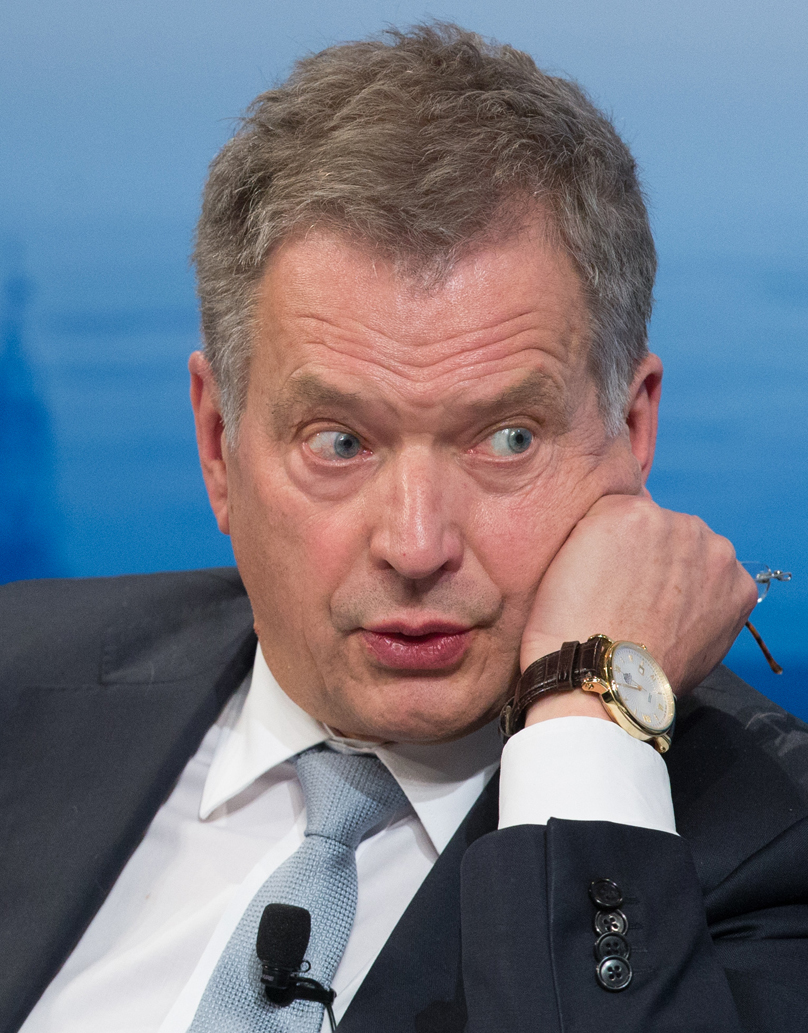
#> input picture demo4/kuva4.jpg, 808 x 1033 px
$ python kasvontunnistus.py
#> lines starting #> are read from the running program, lines starting #| are printed output that depends on the picture; after the words box and inside, x2 and y2 are one past the last pixel; in counts of white or black regions, pixels touching at a corner belong together
import numpy as np
import cv2
from matplotlib import pyplot as plt
#lähde: opencv-python-tutroals.readthedocs.io
face_cascade = cv2.CascadeClassifier('haarcascade_frontalface_default.xml')
eye_cascade = cv2.CascadeClassifier('haarcascade_eye.xml')

img = cv2.imread('kuva4.jpg')
#> img is the input picture: shape (1033, 808, 3); mean B, G, R 129.2, 117, 114.1
gray = cv2.cvtColor(img, cv2.COLOR_BGR2GRAY)
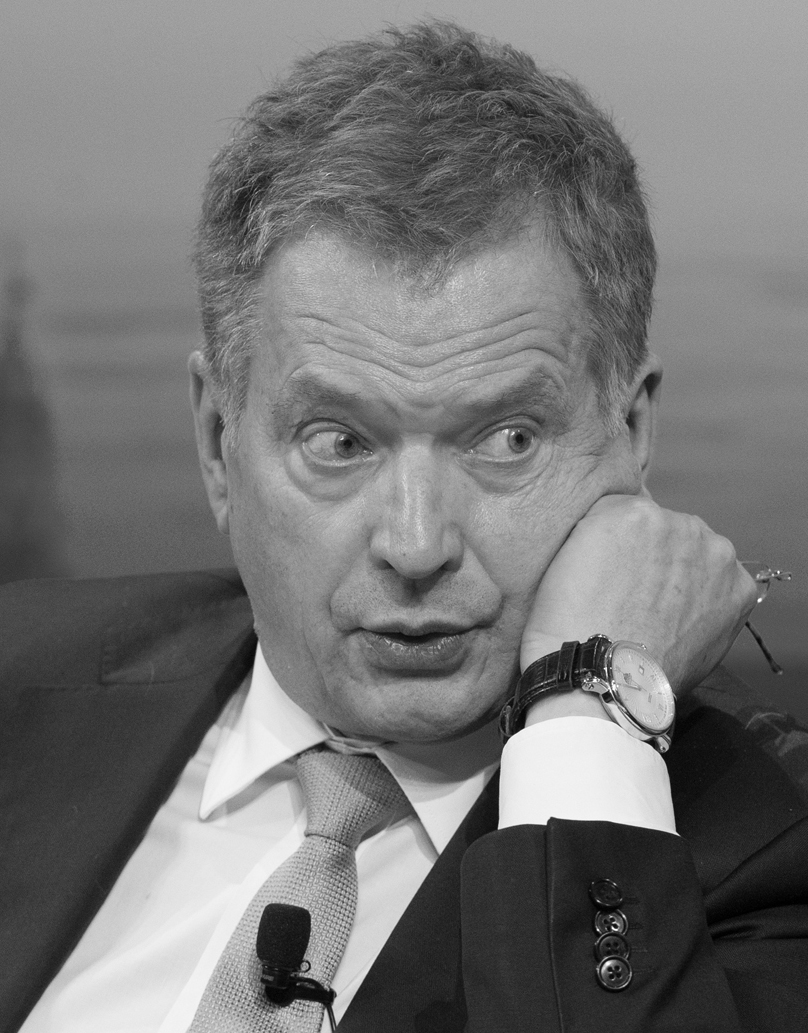
#> gray: shape (1033, 808); min 0, max 255, mean 117.6

faces = face_cascade.detectMultiScale(gray, 1.3, 5)
#> faces = [[186, 266, 459, 459]]
for (x,y,w,h) in faces:
    img = cv2.rectangle(img,(x,y),(x+w,y+h),(255,0,0),2)
    roi_gray = gray[y:y+h, x:x+w]
    roi_color = img[y:y+h, x:x+w]
    eyes = eye_cascade.detectMultiScale(roi_gray)
    for (ex,ey,ew,eh) in eyes:
        cv2.rectangle(roi_color,(ex,ey),(ex+ew,ey+eh),(0,255,0),2)
#> this loop made 1 pass
#> (x, y, w, h, eyes) on pass 1: (186, 266, 459, 459, [[273, 116, 108, 108], [88, 104, 131, 131]])
#> pass 1, `img = cv2.rectangle(img,(x,y),(x+w,y+h),(255,0,0),2)`:
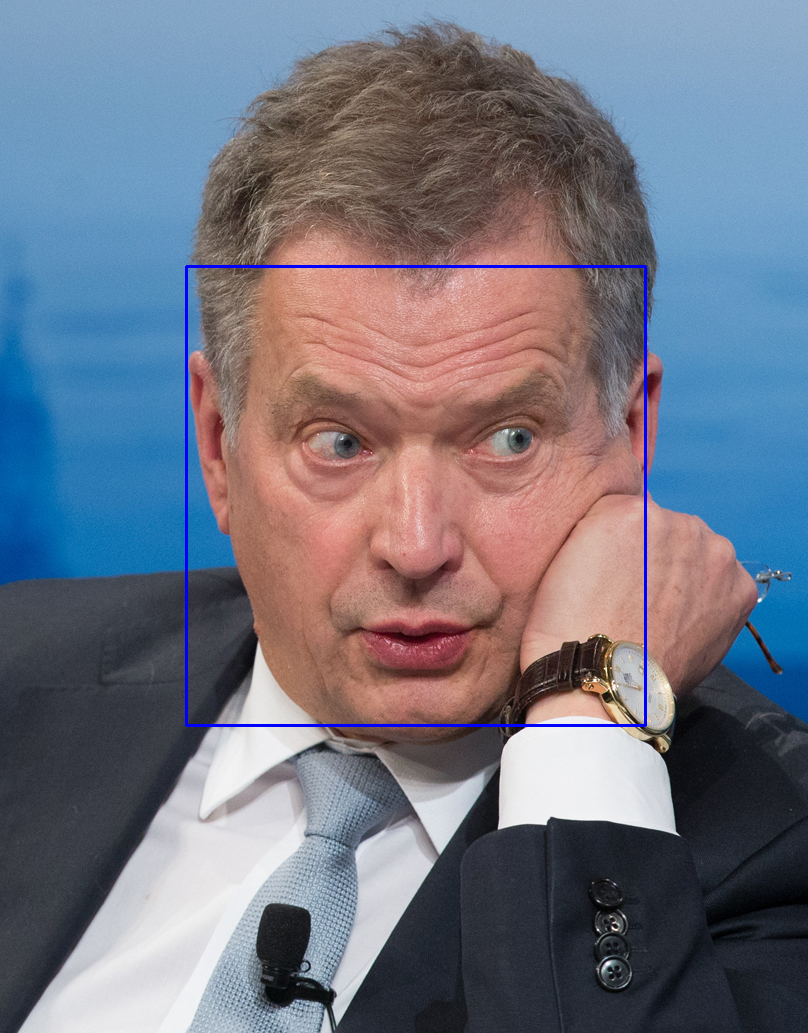
#> img: shape (1033, 808, 3); 0.66% of pixels changed, all inside (x1, y1, x2, y2) = (185, 265, 647, 727)
#> pass 1, `roi_gray = gray[y:y+h, x:x+w]`:
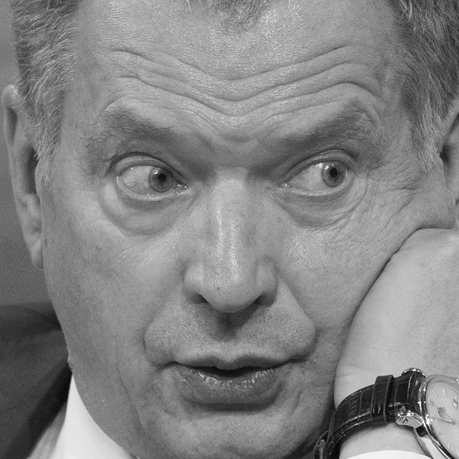
#> roi_gray: shape (459, 459); min 6, max 255, mean 131.3
#> pass 1, `roi_color = img[y:y+h, x:x+w]`:
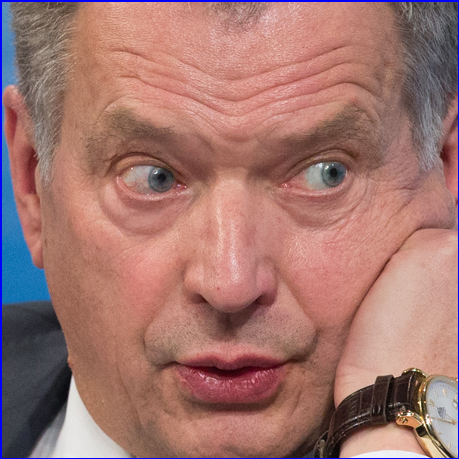
#> roi_color: shape (459, 459, 3); mean B, G, R 111.6, 117.4, 161.8
#> after the loop:
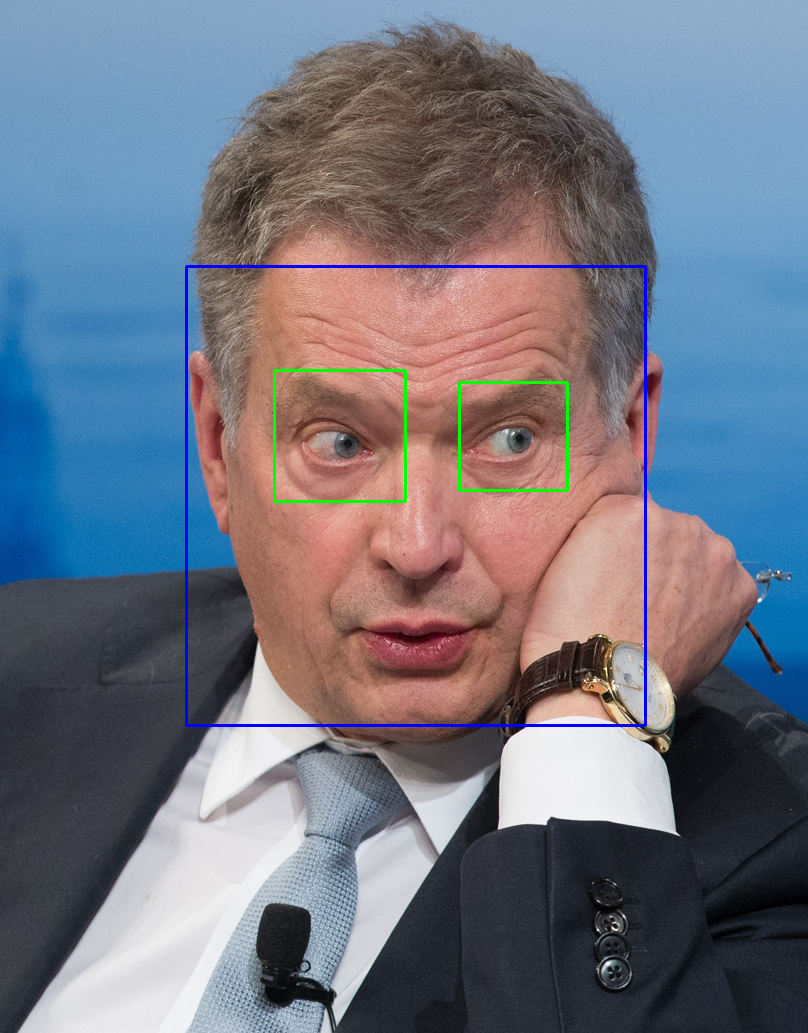
#> img: shape (1033, 808, 3); 0.34% of pixels changed, all inside (x1, y1, x2, y2) = (273, 369, 569, 503)
#> after the loop:
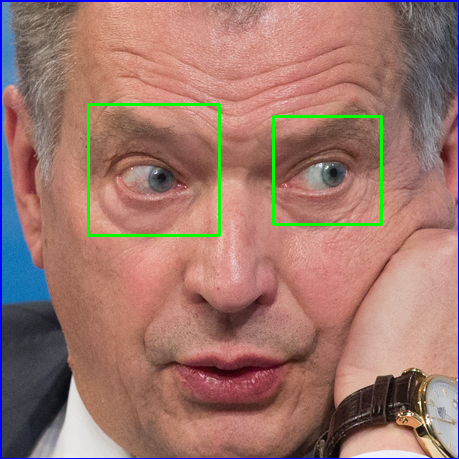
#> roi_color: shape (459, 459, 3); 1.36% of pixels changed, all inside (x1, y1, x2, y2) = (87, 103, 383, 237)

plt.imsave('tunnistetut.png', img)
